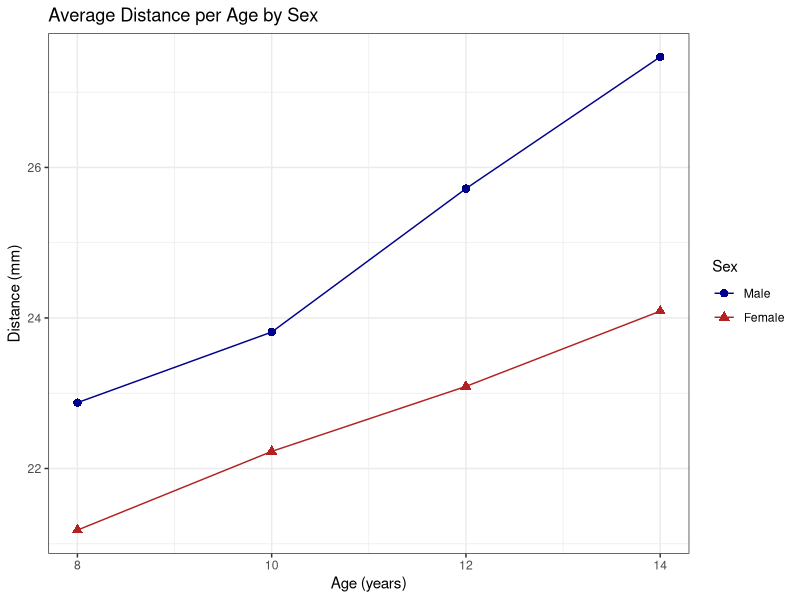
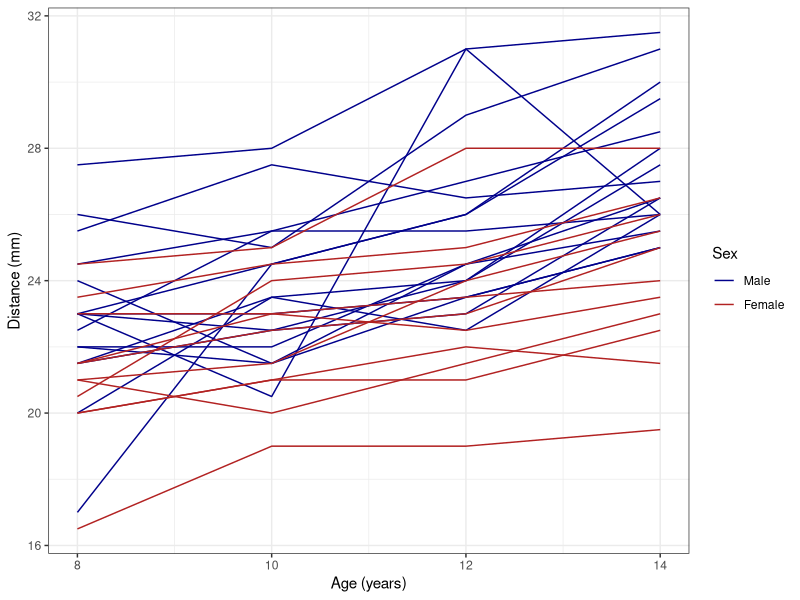

Recreate these plots in R, in order. (Note: this script raises an error after producing the figures.)
## Module 1 Code
# Written by Gary Chan, edited by Alejandro Hernandez
# Mar 28, 2024

library(tidyverse)
library(corrplot)

## Load dental dataset
library(nlme)
data(Orthodont)
head(Orthodont)

##### Exploratory Data Analysis ####

## Wide Format
ortho_wide <- Orthodont %>%
  pivot_wider(names_from = age,
              names_prefix = "distance.",
              values_from = distance)
head(ortho_wide)

## Long Format
ortho_long <- ortho_wide %>%
  pivot_longer(cols = starts_with("distance."),
               names_to = "age",
               names_prefix = "distance.",
               values_to = "distance")

## Summary statistics by sex
by(ortho_wide[,-c(1,2)], INDICES = ortho_wide$Sex, FUN=summary)

## Summary of means
summary_ortho_long <- Orthodont %>% 
  group_by(Sex, age) %>%
  summarise(mean_dist = mean(distance))

## Plot of means

pal2use <- c("darkblue", "firebrick")

ggplot(data=summary_ortho_long, 
       aes(x=age, y=mean_dist, group=Sex, colour=Sex)) +
  geom_line() + 
  geom_point(aes(shape = Sex), size=2.5) +
  labs(title="Average Distance per Age by Sex", 
       x="Age (years)", y="Distance (mm)") +
  theme_bw() + scale_colour_manual(values = pal2use)

## Spaghetti plot: Distance vs Age

ggplot(data=Orthodont, 
       aes(x=age, y=distance, group=Subject, colour=Sex))+
  geom_line() +
  xlab("Age (years)") + ylab("Distance (mm)") +
  theme_bw() + scale_colour_manual(values = pal2use)

## Subject-specific Plots

ggplot(data=Orthodont, 
       aes(x=age, y=distance, group=Sex, colour=Subject)) +
  facet_wrap(. ~ Sex, ncol=6) + 
  geom_line() + geom_point() +
  xlab("Age (years)") + ylab("Distance (mm)") + 
  theme_bw() + scale_colour_manual(values = pal2use)

## Spaghetti plot: Growth vs Age

Orthodont <- Orthodont %>% 
  arrange(Subject, age) %>% 
  group_by(Subject) %>% 
  mutate(growth = distance-distance[1L])

ggplot(data=Orthodont, 
       aes(x=age, y=growth, group=Subject, colour=Sex))+
  geom_line() +
  xlab("Age (years)") + ylab("Distance (mm) from Age 8") + theme_bw() + 
  scale_colour_manual(values = pal2use)

## Spaghetti plot: Residual vs Time 

### Subtract out the mean by sex and age to get the "residual"
Orthodont <- Orthodont %>% group_by(Sex, age) %>% 
  mutate(mean_dist = mean(distance))

Orthodont$residual <- Orthodont$distance - Orthodont$mean_dist

ggplot(data=Orthodont, 
       aes(x=age, y=residual, group=Subject, colour=Sex))+
  geom_line() +
  xlab("Age (years)") + ylab("Residual (mm)") + theme_bw() + 
  scale_colour_manual(values = pal2use)

## Empirical covariance and correlation
cov_mat_f <- cov(ortho_wide %>% filter(Sex == "Female") %>% 
                   dplyr::select(dplyr::starts_with("distance")))
cov_mat_f

cor_mat_f <- cor(ortho_wide %>% filter(Sex == "Female") %>% 
                   dplyr::select(dplyr::starts_with("distance")))
cor_mat_f

## Visualizations of correlation

col <- colorRampPalette(c("#BB4444", "#EE9988", "#FFFFFF", "#77AADD", "#4477AA"))
corrplot(cor_mat_f, method="color", col=col(200),  
         type="upper", order="original", 
         addCoef.col = "black",
         tl.col="black", tl.srt=45,
         diag=FALSE )

Orthodont <- Orthodont %>% 
  group_by(Sex, age) %>% 
  mutate(residual = distance - mean(distance)) %>% 
  ungroup()
Orthodontf <- Orthodont %>% 
  filter(Sex=="Female")
ortho_widef <- Orthodontf %>% 
  dplyr::select(age, Subject, residual) %>%
  pivot_wider(names_from = age,
              names_prefix = "residual",
              values_from = residual)

pairs(ortho_widef[,2:5], upper.panel = NULL, diag.panel = NULL,
      xlim=c(-5,5), ylim=c(-5,5))


